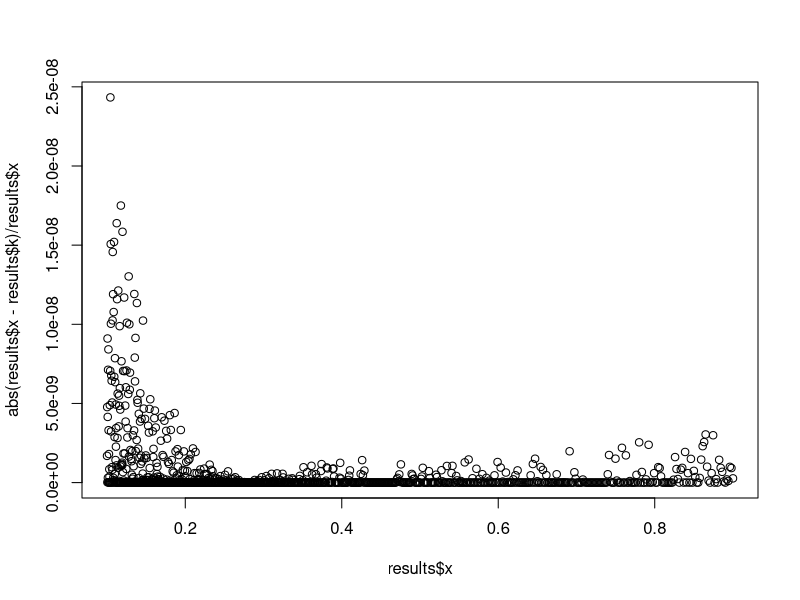
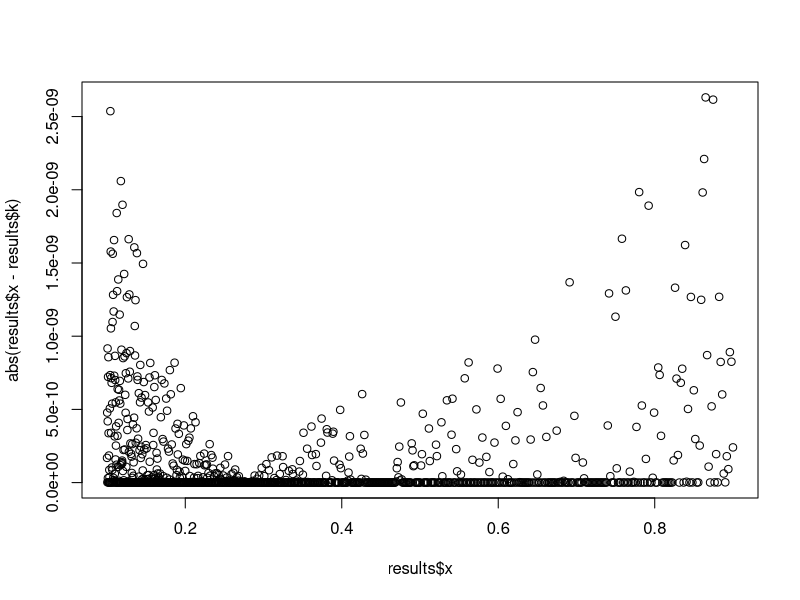

Write R code to recreate these figures, in order.
# --- Function f(k) = (E[logX | alpha=1])^2 / Var(logX | alpha=1) ---
#     (Vectorized and slightly robust version)
f <- function(k) {
  psi_1 <- digamma(1)
  psiP1_1 <- trigamma(1)
  # Ensure k is within valid range (0, 1)
  k <- pmax(1e-15, pmin(1 - 1e-15, k)) # Clamp strictly
  psi_k <- digamma(k)
  psiP1_k <- trigamma(k)

  # Vectorized check for invalid inputs/results
  is_invalid <- is.na(psi_k) | is.na(psiP1_k) | is.na(psiP1_1 + psiP1_k) | (psiP1_1 + psiP1_k) <= 0
  res <- rep(NA_real_, length(k))
  valid_idx <- !is_invalid

  if(any(valid_idx)) {
     res[valid_idx] <- (psi_k[valid_idx] - psi_1)^2 / (psiP1_1 + psiP1_k[valid_idx])
  }
  # Handle edge cases explicitly for spline building if needed
  res[k==1] <- 0 # Analytically f(1)=0
  # Add check for k very near 0 if needed for f(k)=1 limit
  return(res)
}


# --- Create the Spline-based Inverse Function for k < 1 ---

# 1. Create Grid (Logit-spaced k values concentrate points near 0 and 1)
n_points <- 10000 # Number of grid points (increase for more accuracy)
logit_k_grid <- seq(-20, 20, length.out = n_points) # From k~3e-7 to k~1-3e-7
k_grid <- plogis(logit_k_grid)
k_grid <- sort(c(k_grid, seq(0, 1, length.out = n_points)))
# Ensure endpoints are included if desired, but avoid exact 0/1 for f(k) calc
# k_grid <- c(1e-15, k_grid, 1-1e-15) # Optional: Add points very close to edges

# 2. Evaluate f(k) on the grid
cv_grid <- f(k_grid)

# 3. Clean up grid points where f(k) failed (shouldn't happen with clamping)
valid_grid <- !is.na(cv_grid) & is.finite(cv_grid)
k_grid <- k_grid[valid_grid]
cv_grid <- cv_grid[valid_grid]

# Ensure cv_grid is sorted decreasingly (input for splinefun must be increasing/decreasing)
# f(k) decreases as k increases from 0 to 1, so cv should be decreasing
sort_order <- order(cv_grid, decreasing = TRUE)
k_grid_sorted <- k_grid[sort_order]
cv_grid_sorted <- cv_grid[sort_order]

# Add exact endpoints for spline interpolation range
# Input cv range is (0, 1), output k range is (1, 0)
k_grid_final <- c(1, k_grid_sorted, 0) # Corresponds to cv=0 ... cv=1
cv_grid_final <- c(0, cv_grid_sorted, 1) # Strictly increasing input for splinefun

# Remove potential duplicates if grid edges were too close to 0/1
dups <- duplicated(cv_grid_final)
k_grid_final <- k_grid_final[!dups]
cv_grid_final <- cv_grid_final[!dups]

# 4. Build the monotonic spline (cv is input 'x', k is output 'y')
k_from_cv_spline <- splinefun(cv_grid_final, k_grid_final, method = "monoH.FC")


# 5. Define the f_inv function using the spline
f_inv_spline <- function(cv) {
  if (cv == 0) return(c(k = 1))
  if (cv == 1) return(c(k = 0))
  cv_clamped <- pmax(1e-15, pmin(1 - 1e-15, cv))
  cv_clamped <- cv
  k_est <- k_from_cv_spline(cv_clamped)
  c(k = k_est)
}

x <- exp(seq(log(1e-1), log(1-1e-1), length.out = 1000))
y <- f(x)
results <- as.data.frame(cbind(x = x, cv = y, k = sapply(y, f_inv_spline)))
sum((results$x - results$k)^2)

plot(results$x, abs(results$x - results$k) / results$x)


plot(results$x, abs(results$x - results$k))


#
#
# # Apply the spline inverter
# results_spline <- as.data.frame(cbind(x = x, cv = y, t(sapply(y, f_inv_spline))))
#
# # Filter out potential NA results if f(k) failed
# results_valid_spline <- results_spline[!is.na(results_spline$k), ]
#
# sse_spline <- sum((results_valid_spline$x - results_valid_spline$k)^2)
# num_failed_spline <- nrow(results_spline) - nrow(results_valid_spline)
#
# cat("\n--- Results with Spline Inverter (k < 1) ---\n")
# cat("SSE on valid results:", sse_spline, "\n")
# cat("Number of failed inversions:", num_failed_spline, "\n")
#
# # Check points
# print(paste("Check k=0.13:", f_inv_spline(f(0.13))["k"]))
# print(paste("Check k=0.00001:", f_inv_spline(f(1e-5))["k"]))
# print(paste("Check k=0.99999:", f_inv_spline(f(0.99999))["k"]))
